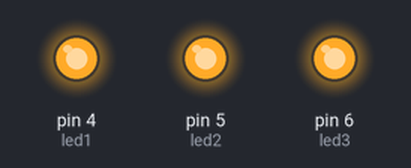
A sketch run on a simulated Arduino Uno, built with avr-gcc and run on an emulated ATmega328P. Parts: output pins drawn as LEDs (lit = HIGH).

Above: at 1.0 s.
At 3.0 s:
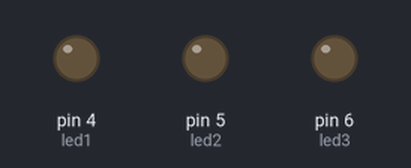
Timing chart, 0 to 5.2 s (numbered marks = the images above):
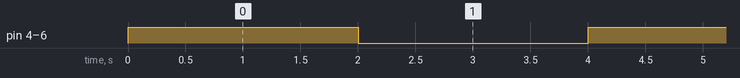

Measured:
- by itself, pin 4 (led1), pin 5 (led2), pin 6 (led3): alternates HIGH for 2.0 s and LOW for 2.0 s

The sketch:

led_test.ino
```cpp
int led1=4;
int led2=5;
int led3=6;
void setup() {
  // put your setup code here, to run once:
pinMode(led1,OUTPUT);
pinMode(led2,OUTPUT);
pinMode(led3,OUTPUT);
Serial.begin(9600);
}

void loop() {
  // put your main code here, to run repeatedly:
digitalWrite(led1,HIGH);
      digitalWrite(led2,HIGH);
      digitalWrite(led3,HIGH);
      delay(2000);
      digitalWrite(led1,LOW);
      digitalWrite(led2,LOW);
      digitalWrite(led3,LOW);
      delay(2000);
}
```
